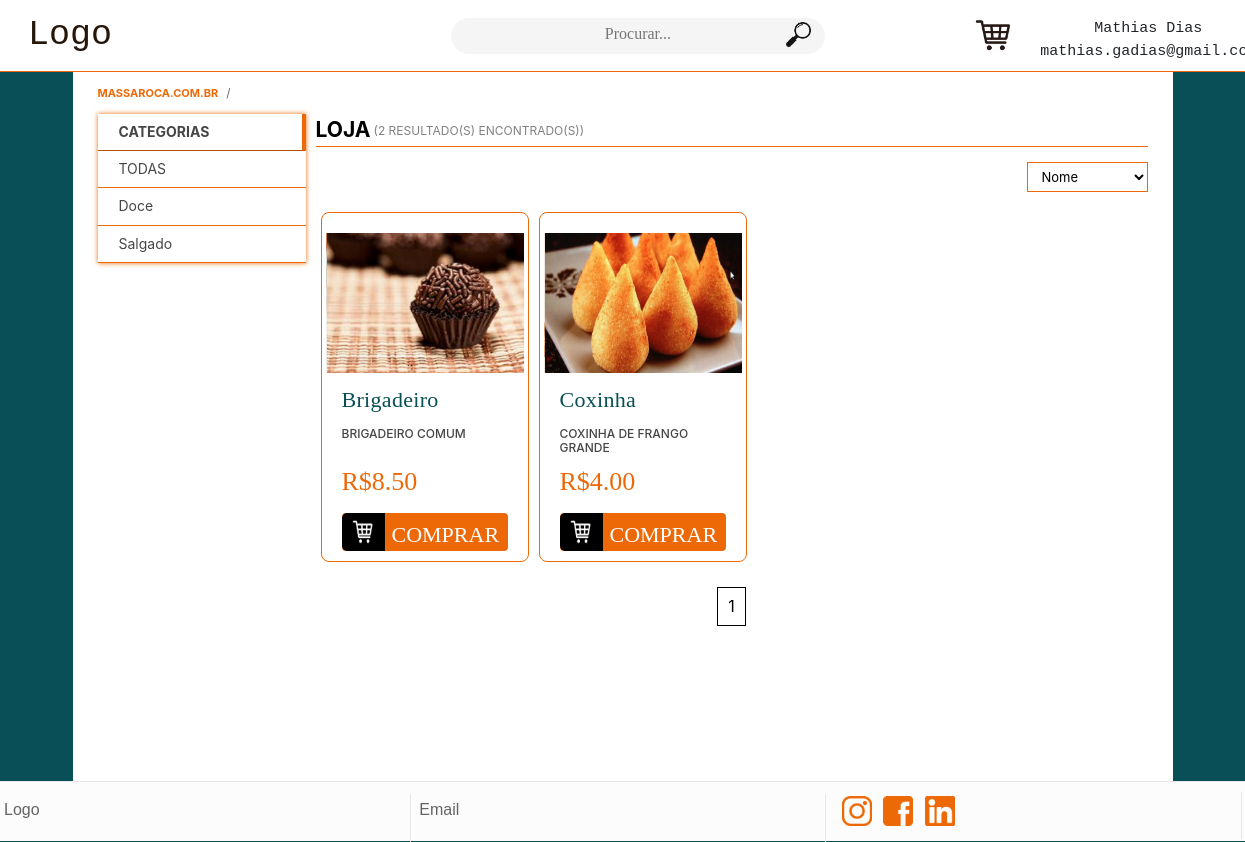
Screenshot of /loja/ (signed in) with the database file from the repository.
### loja/models.py (models this page shows, shortened)
class Produtos(models.Model):
    disponivel_escolha = [
    ('Sim','Sim'),
    ('Não','Não'),
    ]
    Nome = models.CharField(max_length=128)
    Categoriateste = models.ForeignKey(Categorias ,on_delete=models.CASCADE, default=0)
    Descrição = models.CharField(max_length=1024)
    Fotos = models.ImageField(upload_to='loja/static/produtos/fotos/')
    Fotos_2 = models.ImageField(upload_to='loja/static/produtos/fotos/')
    Preço = models.DecimalField(max_digits=10, decimal_places=2)
    Disponivel = models.CharField(max_length=8,choices=disponivel_escolha, default='Sim')

class Categorias(models.Model):
    Nome = models.CharField(max_length=30)
    def __str__(self):
        return self.Nome

### loja/views.py (the view)
# urls.py: path("loja/", views.loja_principal, name="loja"),
def loja_principal(request, ordem="Nome", num_pagina=1):
    try:
        produtos = Produtos.objects.order_by(ordem)
        num = Produtos.objects.order_by(ordem).count()
        categorias = Categorias.objects.all()
    except KeyError:
        return render(request, "loja/erro.html")
    if num > 16:
        pags = int(num/16) + 1
    else:
        pags = 1
    paginas = []
    for n in range(1, pags + 1):
        paginas.append(n)
    produtos = produtos[(num_pagina - 1)*16:16*num_pagina]
    context = {
        "produtos": produtos,
        "categorias": categorias,
        "num": num,
        "ordem": ordem,
        "paginas": paginas,
        "num_pagina": num_pagina,
        "log": request.user.is_authenticated,
        "username": request.user
    }
    final_status2 = final_status(request)
    context.update(final_status2)
    clear_status(request)
    return render(request, "loja/loja.html", context)

### loja/views.py (called while the page is built)
def clear_status(request):
    request.session['status'] = 'none'
    request.session['status2'] = 'none'
    request.session['status3'] = 'none'
    request.session['status4'] = 'none'
    request.session['status5'] = 'none'
    request.session['status6'] = 'none'
    request.session['status7'] = 'none'
    request.session['status8'] = 'none'
    request.session['status9'] = 'none'
    request.session['status10'] = 'none'

### loja/templates/loja/loja.html (shortened to what this page needs)
{% extends "loja/layout.html" %}
{% load static %}
{% block body %}
    <div class="pre blocos" style="min-height:0;">
        <ul class="local">
            <li><a class="local_item" href="{% url 'index' %}"><strong>massaroca.com.br</strong></a></li>
        </ul>
    </div>
    <div class="blocos">
        <div class="principal">
            <div class="ferramentas">
                <div class="titulo">
                    {% if cat != None %}
                    {{cat}}
                    {% elif pesquisa != None %}
                    Pesquisa: "{{ pesquisa }}"
                    {% else %}
                    Loja
                    {% endif %}
                    <div class="resultados">
                        ({{num}} resultado(s) encontrado(s))
                    </div>
                </div>
                <div class="ordenar">
                    {% if cat != None %}
                        <select id="ordem" onchange="location = this.value;" class="escolher-ordem" data-role="sorter">
                            <option value="{% url 'categoria' categoria=cat ordem='Nome' num_pagina=num_pagina %}">Nome</option>
                            <option value="{% url 'categoria' categoria=cat ordem='Preço' num_pagina=num_pagina %}">Menor preço</option>
                            <option value="{% url 'categoria' categoria=cat ordem='-Preço' num_pagina=num_pagina %}">Maior preço</option>
                        </select>
                    {% elif pesquisa != None %}
                    {% else %}
                        <select id="ordem" onchange="location = this.value;" class="escolher-ordem" data-role="sorter">
                            <option value="{% url 'loja_ordem' ordem='Nome' num_pagina=num_pagina %}">Nome</option>
                        </select>
                    {% endif %}
                </div>
            </div>
                <div class="conteudo">
                    <div class="produtos">
                        {% for produto in produtos %}
                        <li>
                            <div class="prod">
                                {% if cat != None %}
                                <img src="../../../../{{produto.Fotos.url|slice:'5:'}}" alt="produto" class="produto_foto_top"/>
                                <img src="../../../../{{produto.Fotos_2.url|slice:'5:'}}" alt="produto" class="produto_foto_bottom"/>
                                {% elif pesquisa != None %}
                                <img src="../../{{produto.Fotos.url|slice:'5:'}}" alt="produto" class="produto_foto_top"/>
                                <img src="../../{{produto.Fotos_2.url|slice:'5:'}}" alt="produto" class="produto_foto_bottom"/>
                                {% else %}
                                <img src="../{{produto.Fotos.url|slice:'5:'}}" alt="produto" class="produto_foto_top"/>
                                {% endif %}
                                <div class="produto_texto">
                                    <h2 class="produto_titulo"><a class="redir_item" href="{% url 'produto' produto.id %}">{{produto.Nome}}</a></h2>
                                    <h3 class="produto_desc">{{produto.Descrição}}</h3>
                                    <div class="produto_preço">R${{produto.Preço}}</div>
                                {% if produto.Disponivel == "Sim" %}
                                    <a href="{% url 'produto' produto.id %}" class="comprar">
                                        <span id="before">
                                            <img src="{% static '/images/shop-branco.png' %}" alt="Carrinho" class="compras">
                                        </span>
                                        <span class="botao_comprar">
                                            COMPRAR
                                        </span>
                                    </a>
                                {% else %}
                                <span class="indisponivel">INDISPONÍVEL</span>
                                {% endif %}
                                </div>
                            </div>
                        </li>
                        {% endfor %}
                    </div>
                </div>
                <div class="ferramentas center" style="margin-top:15px;">
                {% if cat != None %}
                    {% for pagina in paginas %}
                        <div class="num_pagina">
                            <a class="redir" href="{% url 'categoria' categoria=cat ordem=ordem num_pagina=pagina %}">{{pagina}}</a>
                        </div>
                    {% endfor %}
                {% elif pesquisa != None %}
                {% else %}
                    {% for pagina in paginas %}
                        <div class="num_pagina">
                            <a class="redir" style="color:black" href="{% url 'loja_ordem' ordem=ordem num_pagina=pagina %}">{{pagina}}</a>
                        </div>
                    {% endfor %}
                {% endif %}
                </div>
            </div>
        <div class="barracategoria">
                <div class="categorias">
                    <ol>
                        <li class="item" style="cursor: auto; border-right:4px solid #ED6908; border-bottom: 1px solid #b55107;"><strong>CATEGORIAS</strong></li>
                        <li class="item">
                            <a class="redir" href="{% url 'loja' %}">TODAS</a>
                        </li>
                        {% for categoria in categorias %}
                        <li class="item">
                            <a class="redir" href="{% url 'categoria' categoria=categoria num_pagina=1 ordem='Nome' %}">{{ categoria }}</a>
                        </li>
                        {% endfor %}
                    </ol>
            </div>
        </div>
    </div>
{% endblock %}

### loja/templates/loja/layout.html (shortened to what this page needs)
{% load static %}
<!DOCTYPE html>
<html>
    <head>
        <link rel="stylesheet" href="https://stackpath.bootstrapcdn.com/bootstrap/4.3.1/css/bootstrap.min.css">
        <link rel="stylesheet" href="{% static 'styles.css' %}"/>
    </head>
    <body>
    <div class="pagina">
        <nav class="nav">
            <div class="logo">
                Logo
            </div>
            <div class="procura">
                <form action="{% url 'pesquisa' %}" method="post">
                    <input class="pesquisa" name="pesquisa" placeholder="Procurar..." type="text"/>
                    <input type="image"src="{% static '/images/pesquisa.png' %}" alt="Pesquisar" class="botao_pesquisa">
                </form>
            </div>
            <a href="{% url 'carrinho' %}"><img src="{% static '/images/shop-cart.png' %}" alt="Carrinho" class="cart"></a>
            <div class="user">
                {% if log == True %}
                <div class="dropdown">
                    <button class="btn dropdown-toggle logado" type="button" id="dropdownMenuButton" data-toggle="dropdown" aria-haspopup="true" aria-expanded="false">{{ username.first_name }} {{ username.last_name }} {{ username.email }}</button>
                </div>
                {% else %}
                <button id="login" class="btn botao_login">Entrar/Cadastre-se</button>
                {% endif %}
            </div>
        </nav>
        <div id="body">
        {% block body %}
        {% endblock %}
        </div>
        <div class="barinf">
            <div class="baritem">
                Logo
            </div>
            <div class="baritem">
                Email
            </div>
            <div class="baritem">
                <img src="{% static '/images/instagram.png' %}" alt="Instagram" class="redebar">
                <img src="{% static '/images/facebook.png' %}" alt="Facebook" class="redebar">
                <img src="{% static '/images/linkedin.png' %}" alt="LinkedIn" class="redebar">
            </div>
        </div>
    </div>
    </body>
</html>

### rows the page displays
Produtos: Fotos (picture), Nome "Brigadeiro", Descrição "BRIGADEIRO COMUM", Preço "8.50"
Produtos: Fotos (picture), Nome "Coxinha", Descrição "COXINHA DE FRANGO GRANDE", Preço "4.00"
Categorias: Nome "Doce"
Categorias: Nome "Salgado"

### other values shown
{{ username.first_name }} "Mathias"
{{ username.last_name }} "Dias"
{{ num }} "2"
{{ pagina }} "1"
